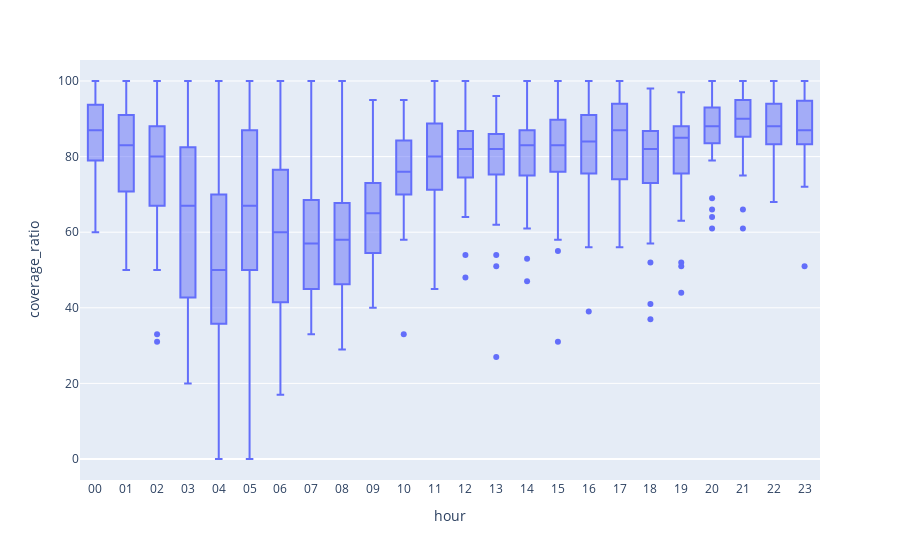

Notebook cell for this chart:
### Code cell
# coverage ratio behavior analysis
fig = px.box(complete_table.orderBy('hour').toPandas(),
              x = "hour",
              y = 'coverage_ratio'
             )
fig.show()

### Figure 1 — Plotly figure (JSON) as saved in the notebook; plotly's stock layout.template omitted (floating-point values rounded to 4 significant figures; data arrays with more than 128 entries replaced by an {"elided": "..."} marker saying what was removed)
{"data": [{"alignmentgroup": "True", "hovertemplate": "hour=%{x}<br>coverage_ratio=%{y}<extra></extra>", "legendgroup": "", "marker": {"color": "#636efa"}, "name": "", "notched": false, "offsetgroup": "", "orientation": "v", "showlegend": false, "type": "box", "x": {"elided": "839 str values"}, "x0": " ", "xaxis": "x", "y": {"elided": "839 int values"}, "y0": " ", "yaxis": "y"}], "layout": {"boxmode": "group", "legend": {"tracegroupgap": 0}, "margin": {"t": 60}, "xaxis": {"anchor": "y", "domain": [0, 1], "title": {"text": "hour"}}, "yaxis": {"anchor": "x", "domain": [0, 1], "title": {"text": "coverage_ratio"}}}}
